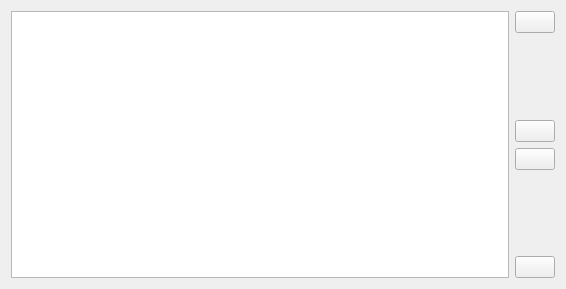
<?xml version="1.0" encoding="UTF-8"?>
<ui version="4.0">
 <class>PtzTourWidget</class>
 <widget class="QWidget" name="PtzTourWidget">
  <property name="geometry">
   <rect>
    <x>0</x>
    <y>0</y>
    <width>566</width>
    <height>289</height>
   </rect>
  </property>
  <property name="windowTitle">
   <string/>
  </property>
  <layout class="QHBoxLayout" name="horizontalLayout">
   <item>
    <widget class="nx::client::desktop::TableView" name="tableView">
     <property name="editTriggers">
      <set>QAbstractItemView::AllEditTriggers</set>
     </property>
     <property name="showDropIndicator" stdset="0">
      <bool>false</bool>
     </property>
     <property name="alternatingRowColors">
      <bool>true</bool>
     </property>
     <property name="selectionMode">
      <enum>QAbstractItemView::SingleSelection</enum>
     </property>
     <property name="selectionBehavior">
      <enum>QAbstractItemView::SelectRows</enum>
     </property>
     <property name="showGrid">
      <bool>false</bool>
     </property>
     <attribute name="horizontalHeaderDefaultSectionSize">
      <number>200</number>
     </attribute>
     <attribute name="horizontalHeaderMinimumSectionSize">
      <number>32</number>
     </attribute>
     <attribute name="verticalHeaderVisible">
      <bool>false</bool>
     </attribute>
    </widget>
   </item>
   <item>
    <layout class="QVBoxLayout" name="verticalLayout">
     <item>
      <widget class="QPushButton" name="addSpotButton">
       <property name="text">
        <string/>
       </property>
      </widget>
     </item>
     <item>
      <spacer name="verticalSpacer">
       <property name="orientation">
        <enum>Qt::Vertical</enum>
       </property>
       <property name="sizeHint" stdset="0">
        <size>
         <width>20</width>
         <height>40</height>
        </size>
       </property>
      </spacer>
     </item>
     <item>
      <widget class="QPushButton" name="moveSpotUpButton">
       <property name="text">
        <string/>
       </property>
      </widget>
     </item>
     <item>
      <widget class="QPushButton" name="moveSpotDownButton">
       <property name="text">
        <string/>
       </property>
      </widget>
     </item>
     <item>
      <spacer name="verticalSpacer_2">
       <property name="orientation">
        <enum>Qt::Vertical</enum>
       </property>
       <property name="sizeHint" stdset="0">
        <size>
         <width>20</width>
         <height>40</height>
        </size>
       </property>
      </spacer>
     </item>
     <item>
      <widget class="QPushButton" name="deleteSpotButton">
       <property name="text">
        <string/>
       </property>
      </widget>
     </item>
    </layout>
   </item>
  </layout>
 </widget>
 <customwidgets>
  <customwidget>
   <class>nx::client::desktop::TableView</class>
   <extends>QTableView</extends>
   <header location="global">nx/client/desktop/common/widgets/table_view.h</header>
  </customwidget>
 </customwidgets>
 <tabstops>
  <tabstop>tableView</tabstop>
  <tabstop>addSpotButton</tabstop>
  <tabstop>moveSpotUpButton</tabstop>
  <tabstop>moveSpotDownButton</tabstop>
  <tabstop>deleteSpotButton</tabstop>
 </tabstops>
 <resources>
  <include location="../../../x64/build/client.qrc"/>
 </resources>
 <connections/>
</ui>
